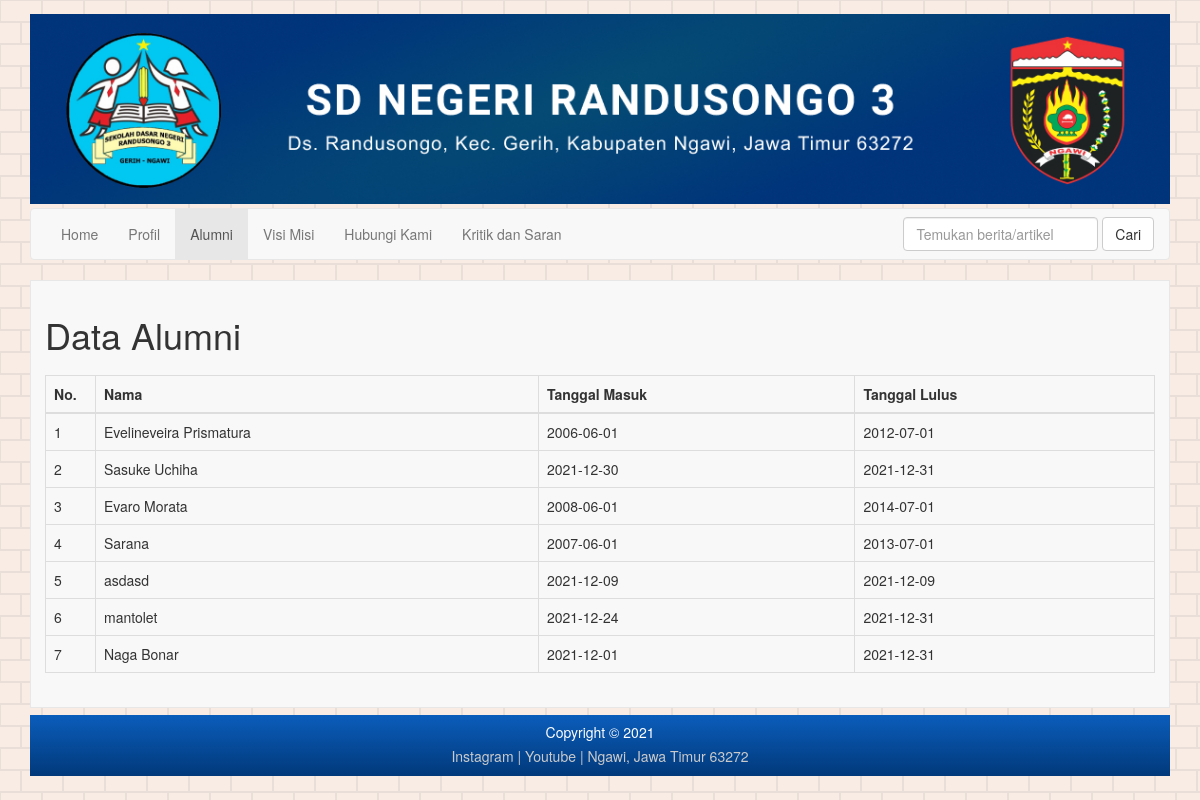
The app's page /?page=alumni with its own data.
### tables this page shows
CREATE TABLE IF NOT EXISTS `alumni` (
  `id_alumni` char(10) NOT NULL,
  `nama_alumni` varchar(30) DEFAULT NULL,
  `tgl_lahir` date DEFAULT NULL,
  `jenis_kelamin` char(10) DEFAULT NULL,
  `alamat` varchar(30) DEFAULT NULL,
  `tlp` varchar(20) DEFAULT NULL,
  `tgl_masuk` date DEFAULT NULL,
  `tgl_lulus` date DEFAULT NULL,
  PRIMARY KEY (`id_alumni`)
);

### models/m_alumni.php (called while the page is built, shortened)
<?php
class Alumni{
     private $mysqli;
     function __construct($conn) {
     	$this->mysqli = $conn;
     }
     public function tampil($id = null) {
     	$db = $this->mysqli->conn;
     	$sql = "SELECT * FROM alumni";
     	$query = $db->query($sql) or die ($db->error);
     	return $query;
     }
}
?>

### views/guest/alumni.php (the view)
<?php
   require_once 'models/m_alumni.php';
   $alumni = new Alumni($connection);
   $data_alumni = $alumni->tampil();
?>
<div>
   <h1>Data Alumni</h1>
   <div class="margin-top-lg table-responsive">
      <table class="table table-bordered">
         <thead>
            <tr>
               <th width="50px">No.</th>
               <th>Nama</th>
               <th>Tanggal Masuk</th>
               <th>Tanggal Lulus</th>
            </tr>
         </thead>
         <tbody>
            <?php foreach($data_alumni as $key => $dta) { ?>
            <tr>
               <td><?= ++$key ?></td>
               <td><?= $dta['nama_alumni'] ?></td>
               <td><?= $dta['tgl_masuk'] ?></td>
               <td><?= $dta['tgl_lulus'] ?></td>
            </tr>
            <?php } ?>
         </tbody>
      </table>
   </div>
</div>

### assets/css/sb-admin.css (style rules this page uses)
body { margin: 0; padding: 0; }
.bg-pattern { background-color: #f8ece4; }
* { box-sizing: border-box; }
.margin-top-lg { margin-top: 1.5em; }

### records on screen
alumni: nama_alumni "Evelineveira Prismatura", tgl_masuk "2006-06-01", tgl_lulus "2012-07-01"
alumni: nama_alumni "Sasuke Uchiha", tgl_masuk "2021-12-30", tgl_lulus "2021-12-31"
alumni: nama_alumni "Evaro Morata", tgl_masuk "2008-06-01", tgl_lulus "2014-07-01"
alumni: nama_alumni "Sarana", tgl_masuk "2007-06-01", tgl_lulus "2013-07-01"
alumni: nama_alumni "asdasd", tgl_masuk "2021-12-09", tgl_lulus "2021-12-09"
alumni: nama_alumni "mantolet", tgl_masuk "2021-12-24", tgl_lulus "2021-12-31"
alumni: nama_alumni "Naga Bonar", tgl_masuk "2021-12-01", tgl_lulus "2021-12-31"
